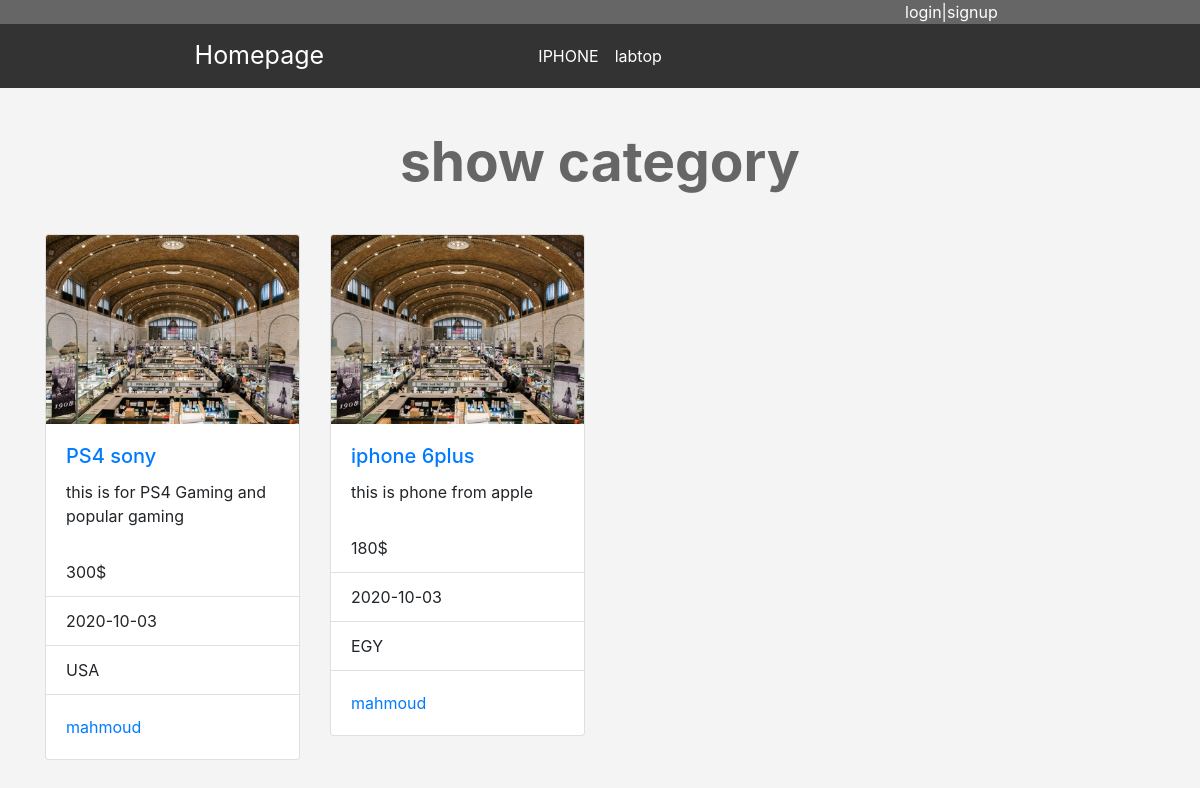
/catego.php?pagecat=1, run on the app's committed database.
### tables this page shows
CREATE TABLE `categor` (
  `ID` int(11) NOT NULL,
  `thename` varchar(255) NOT NULL,
  `deck` varchar(255) NOT NULL,
  `ordering` int(11) NOT NULL,
  `visible` int(11) NOT NULL DEFAULT 0,
  `comment` int(11) NOT NULL DEFAULT 0,
  `ads` int(11) NOT NULL DEFAULT 0,
  `parent` int(11) NOT NULL DEFAULT 0
);

CREATE TABLE `items` (
  `ID` int(11) NOT NULL,
  `name` varchar(255) NOT NULL,
  `desk` varchar(255) NOT NULL,
  `price` int(11) NOT NULL,
  `add_date` date NOT NULL,
  `country_made` varchar(255) NOT NULL,
  `status` int(11) NOT NULL,
  `cate_id` int(11) NOT NULL,
  `member_id` int(11) NOT NULL,
  `tag` varchar(255) NOT NULL,
  `approv` int(11) NOT NULL DEFAULT 0
);

CREATE TABLE `users` (
  `ID` int(11) NOT NULL,
  `username` varchar(255) NOT NULL,
  `pass` varchar(255) NOT NULL,
  `email` varchar(255) NOT NULL,
  `Fullname` varchar(255) NOT NULL,
  `regstatus` int(11) NOT NULL DEFAULT 0,
  `history` date NOT NULL,
  `image` varchar(255) NOT NULL,
  `groupID` int(11) NOT NULL DEFAULT 0
);

### init.php (called while the page is built, shortened)
<?php
$stpl = "C:\\xampp\htdocs\php_mah\\eCommerce\includes\\templates\\";
$css = "includes/templates/layout/css";
$header = $stpl . "header.php";
include $header;

### includes/languages/en.php (called while the page is built)
<?php
  function lang ($phrase)
  {
      static $lang = array
      (
            "home"    => "Homepage ",
            "cate"     => "categories",
            "item"    =>  "Item",
            "members" =>"Members",
            "comm"    => "Comments",
            "stat"    => "STATISTICS",
            "logs"    => "LOGS",
      );
      return $lang[$phrase];
  }

### catego.php (the view, shortened to what this page needs)
<?php
include "init.php";
if(isset($_GET["pagecat"]) && is_numeric($_GET["pagecat"]))
{
   $catid = $_GET["pagecat"];
   $stmt =$con->prepare("SELECT items.* , users.username FROM items
                        INNER JOIN users ON items.member_id  = users.ID
                        WHERE items.cate_id = ? ORDER BY items.ID DESC");
   $stmt->execute(array($catid));
   $allitem =$stmt->fetchAll();
    ?>
      <h1 class="text-center">show category</h1>
      <div class="container">
          <div class="row">
          <?php
          foreach($allitem as $item)
          {
              if($item["approv"] == 1){
              ?>
                <div class="col-md-3">
                    <div class="card">
                    <img src="../eCommerce/includes/templates/layout/img/ven3.jpg" class="card-img-top" alt="...">
                    <div class="card-body">
                        <h5 class="card-title" > <a href="item.php?itemid=<?php echo $item["ID"]; ?>">
                        <?php echo $item["name"] ?></a></h5>
                        <p class="card-text"><?php echo $item["desk"] ?></p>
                    </div>
                    <ul class="list-group list-group-flush">
                        <li class="list-group-item"><?php echo $item["price"]. "$" ?> </li>
                        <li class="list-group-item"><?php echo $item["add_date"] ?></li>
                        <li class="list-group-item"><?php echo $item["country_made"]; ?></li>
                    </ul>
                    <div class="card-body">
                        <a href="#" class="card-link"><?php echo $item["username"] ?></a>
                    </div>
                    </div>
                </div>
            <?php
              }
          }
          ?>
        </div>
      </div>
    <?php
}

### includes/templates/header.php (shortened to what this page needs)
<!doctype html>
<html>
<head>
    <link rel="stylesheet" href="<?php echo $css; ?>/bootstrap.css">
    <link rel="stylesheet" href="<?php echo $css; ?>/fontawes/font1/css/all.css">
    <link rel="stylesheet" href="<?php echo $css; ?>/front.css">
</head>
<body>
    <div class="upernav">
        <div class="container">
            <div class="row">
                <?php
                if(isset($_SESSION["username"]))
                {
                 echo  "<div class='welco'>". "welcome " .  $_SESSION["username"] . " <wbr> " . "</div>";
                 $countstatus =  checkstatus ($_SESSION["username"]);
                 if ($countstatus > 0)
                 {
                     echo  " you are not active sir by admin" ;
                 }else
                 {
                     echo "<div class='col-lg-8'>";
                        echo "<a href='porfile.php'> portfile  </a>"."<wbr>";
                        echo "<a href='newad.php'>   New Ads</a>";
                        echo "<a href='logout.php'>  logout </a>";
                     echo "</div>";
                 }
                }
                else{
                ?>
                <div class="col-lg-9"></div>
                <div class="upnav col-lg-3">
                <a href="login.php">login|signup</a>
                </div>
                <?php
                }
                ?>
            </div>
        </div>
    </div>
    <nav class="navbar navbar-expand-lg text-center">
        <a class="navbar-brand color col-lg-5" href="index.php"><?php echo lang("home") ?></a>
        <div class="collapse navbar-collapse" id="navbarSupportedContent">
            <ul class="navbar-nav mr-auto col-lg-7 text-right">
                <?php
                $stmt = $con->prepare("SELECT * FROM categor WHERE parent = 0 ORDER BY ID ASC");
                $stmt->execute();
                $cats = $stmt->fetchAll();
                foreach ($cats as $cat) {
                ?>
                    <li class="nav-item active">
                        <a class="nav-link color" href="catego.php?pagecat=<?php echo $cat["ID"]; ?>"><?php echo $cat["thename"]; ?></a>
                    </li>
                <?php
                }
                ?>
            </ul>
        </div>
    </nav>

### includes/templates/layout/css/front.css (style rules this page uses)
* { margin: 0px; padding: 0px; box-sizing: border-box; }
body { background-color: #f4f4f4; height: 1200px; }
h1 { font-size: 55px; margin: 40px 0; font-weight: bold; color: #666; }
.upernav { background-color: #666; }
.upnav a { padding: 5px; color: #fff; text-decoration: none; transition: all 0.45s ease-in-out; }
nav { background-color: #333 !important; }
.navbar-brand { font-size: 25px; }
.navbar-collapse { margin-left: 1%; }
.color { color: #Fff; }

### data on the page
categor: thename "IPHONE"
categor: thename "labtop"
items: approv 1 (drawn), name "PS4 sony", desk "this is for PS4 Gaming and popular gaming", price "300", add_date "2020-10-03", country_made "USA", member.username "mahmoud"
items: approv 1 (drawn), name "iphone 6plus", desk "this is phone from apple", price "180", add_date "2020-10-03", country_made "EGY", member.username "mahmoud"

### other printed values
lang("home") "Homepage"
